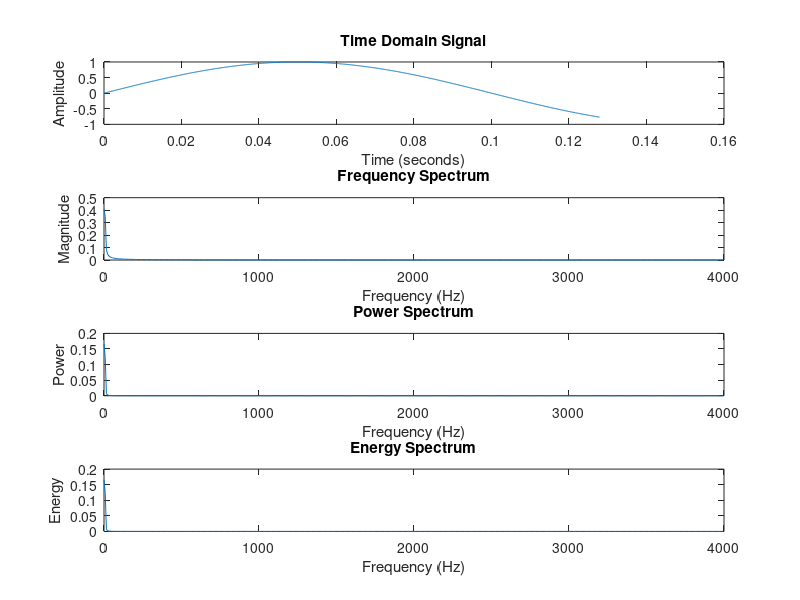

Write MATLAB code to recreate this figure.
clc; 
clear all; 
close all; 

% Parameters 
N = 1024;             
fs = 8000;   
% Number of samples 
% Sampling frequency in Hz 

f = input("Enter the frequency [1 to 5000]: "); % Frequency of the sine wave 
n = 0:N-1;           
% Sample indices 

% Generate the sinusoidal signal 
x = sin(2 * pi * (f / fs) * n); 

% Plot the time-domain signal 
t = n / fs;% Time vector 

figure; 
% Time Domain Plot 
subplot(4, 1, 1); 
plot(t, x); 
title('Time Domain Signal'); 
xlabel('Time (seconds)'); 
ylabel('Amplitude'); 

% Compute the FFT of the signal 
X = fft(x); 
X_magnitude = abs(X / N); % Normalize the FFT output 
f_vector = (0:N-1) * (fs / N); % Frequency vector 

% Frequency Spectrum Plot 
subplot(4, 1, 2); 
plot(f_vector(1:N/2), X_magnitude(1:N/2)); % Plot only the positive frequencies 
title('Frequency Spectrum'); 
xlabel('Frequency (Hz)'); 
ylabel('Magnitude'); 
xlim([0 fs/2]); % Limit x-axis to Nyquist frequency 

% Compute the Power Spectrum 
power_spectrum = (X_magnitude.^2); % Power spectrum (magnitude squared) 
subplot(4, 1, 3); 
plot(f_vector(1:N/2), power_spectrum(1:N/2)); % Plot only the positive frequencies 
title('Power Spectrum'); 
xlabel('Frequency (Hz)'); 
ylabel('Power'); 
xlim([0 fs/2]); % Limit x-axis to Nyquist frequency 
 
% Energy Spectrum (same as power spectrum for discrete signals) 
energy_spectrum = power_spectrum; % Energy spectrum 
subplot(4, 1, 4); 
plot(f_vector(1:N/2), energy_spectrum(1:N/2)); % Plot only the positive frequencies 
title('Energy Spectrum'); 
xlabel('Frequency (Hz)'); 
ylabel('Energy'); 
xlim([0 fs/2]); % Limit x-axis to Nyquist frequency 

% Display message 
disp('Time Domain, Frequency Spectrum, Power Spectrum, and Energy Spectrum computed and displayed.');